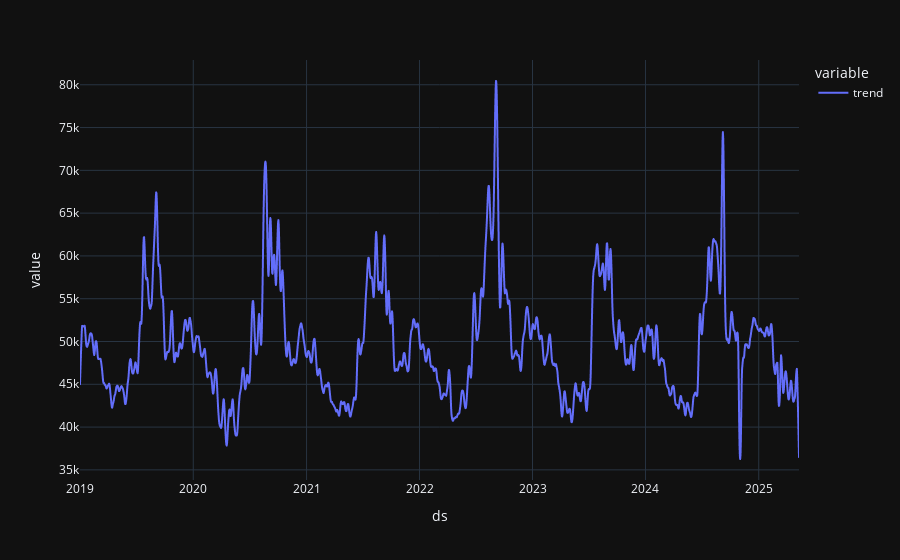

Notebook code for this chart:
### Code cell
from statsmodels.tsa.seasonal import STL
from statsmodels.tsa.statespace.sarimax import SARIMAX
import matplotlib.pyplot as plt

# STL decomposition
stl = STL(df["y"], period=7)
res = stl.fit()
trend = res.trend
seasonal = res.seasonal

trend.plot()

### Figure 1 — Plotly figure (JSON) as saved in the notebook; plotly's stock layout.template omitted (floating-point values rounded to 4 significant figures; data arrays with more than 128 entries replaced by an {"elided": "..."} marker saying what was removed)
{"data": [{"hovertemplate": "variable=trend<br>ds=%{x}<br>value=%{y}<extra></extra>", "legendgroup": "trend", "line": {"color": "#636efa", "dash": "solid"}, "marker": {"symbol": "circle"}, "mode": "lines", "name": "trend", "showlegend": true, "type": "scattergl", "x": {"elided": "2324 str values"}, "xaxis": "x", "y": {"elided": "2324 float values"}, "yaxis": "y"}], "layout": {"legend": {"title": {"text": "variable"}, "tracegroupgap": 0}, "margin": {"t": 60}, "xaxis": {"anchor": "y", "domain": [0, 1], "title": {"text": "ds"}}, "yaxis": {"anchor": "x", "domain": [0, 1], "title": {"text": "value"}}}}
